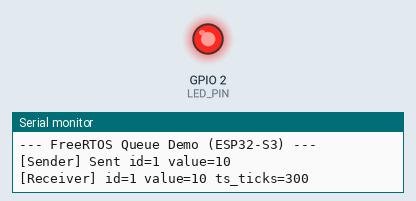
This sketch was run on a simulated ESP32-S3. Parts: output pins drawn as LEDs (lit = HIGH), the last lines printed to the serial monitor.

Above: at 1.3 s.
At 3.3 s:
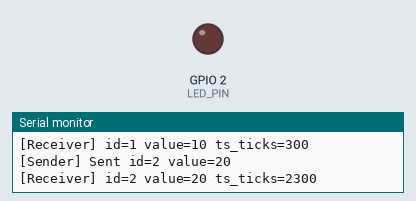
Timing chart, 0 to 5.5 s (numbered marks = the images above):
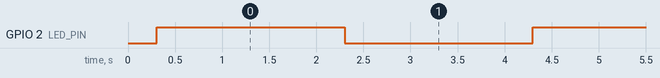

The sketch:

Tasks.ino
```cpp
#include <Arduino.h>
#include "freertos/FreeRTOS.h"
#include "freertos/queue.h"
#include "Message.h"   // <-- same struct, same queue handle

#ifndef LED_PIN
#define LED_PIN 2
#endif

// Receiver: blocks on queue and processes messages
void TaskReceiver(void *param) {
  (void)param;
  pinMode(LED_PIN, OUTPUT);
  digitalWrite(LED_PIN, LOW);

  Message_t rx{};
  while (true) {
    if (xQueueReceive(msg_queue, &rx, portMAX_DELAY) == pdTRUE) {
      Serial.printf("[Receiver] id=%lu value=%ld ts_ticks=%lu\n",
                    (unsigned long)rx.id,
                    (long)rx.value,
                    (unsigned long)rx.ts_ticks);
      digitalWrite(LED_PIN, !digitalRead(LED_PIN)); // visual cue
    }
  }
}

// Sender: sends a message every 2 seconds
void TaskSender(void *param) {
  (void)param;
  static const uint32_t PERIOD_MS = 2000;

  Message_t tx{};
  TickType_t last_wake = xTaskGetTickCount();

  while (true) {
    tx.id++;
    tx.value    = (int32_t)(tx.id * 10);
    tx.ts_ticks = xTaskGetTickCount();

    if (xQueueSend(msg_queue, &tx, pdMS_TO_TICKS(10)) != pdTRUE) {
      Serial.println("[Sender] Queue full! Dropping message.");
    } else {
      Serial.printf("[Sender] Sent id=%lu value=%ld\n",
                    (unsigned long)tx.id, (long)tx.value);
    }

    vTaskDelayUntil(&last_wake, pdMS_TO_TICKS(PERIOD_MS));
  }
}
```

Message.h
```cpp
#pragma once
#include <Arduino.h>
#include "freertos/FreeRTOS.h"
#include "freertos/queue.h"

// Message carried on the queue
typedef struct {
  uint32_t   id;        // incremental ID
  int32_t    value;     // payload (e.g., sensor/count)
  TickType_t ts_ticks;  // RTOS tick when created
} Message_t;

// Shared queue handle (defined in sketch.ino)
extern QueueHandle_t msg_queue;
```

sketch.ino
```cpp
#include <Arduino.h>
#include "freertos/FreeRTOS.h"
#include "freertos/queue.h"
#include "Message.h"   // <-- brings in Message_t

#if CONFIG_FREERTOS_UNICORE
  static const BaseType_t APP_CPU = 0;
#else
  static const BaseType_t APP_CPU = 1;
#endif

static const uint8_t  QUEUE_LEN = 8;

// Define the queue handle here (declared extern in Message.h)
QueueHandle_t msg_queue = nullptr;

// Task entry points (implemented in Tasks.ino)
void TaskSender(void *param);
void TaskReceiver(void *param);

void setup() {
  Serial.begin(115200);
  vTaskDelay(pdMS_TO_TICKS(300));
  Serial.println();
  Serial.println("--- FreeRTOS Queue Demo (ESP32-S3) ---");

  // Create queue to hold Message_t items
  msg_queue = xQueueCreate(QUEUE_LEN, sizeof(Message_t));
  if (msg_queue == nullptr) {
    Serial.println("Failed to create queue. Halting.");
    while (true) { vTaskDelay(pdMS_TO_TICKS(1000)); }
  }

  // Start tasks
  BaseType_t ok1 = xTaskCreatePinnedToCore(
      TaskReceiver, "TaskReceiver", 2048, nullptr, 1, nullptr, APP_CPU);

  BaseType_t ok2 = xTaskCreatePinnedToCore(
      TaskSender, "TaskSender", 2048, nullptr, 1, nullptr, APP_CPU);

  if (ok1 != pdPASS || ok2 != pdPASS) {
    Serial.println("Failed to create one or more tasks. Halting.");
    while (true) { vTaskDelay(pdMS_TO_TICKS(1000)); }
  }
}

void loop() {
  vTaskDelay(pdMS_TO_TICKS(1000)); // not used
}
```

Measured:
- by itself, GPIO 2 (LED_PIN): alternates HIGH for 2.0 s and LOW for 2.0 s
